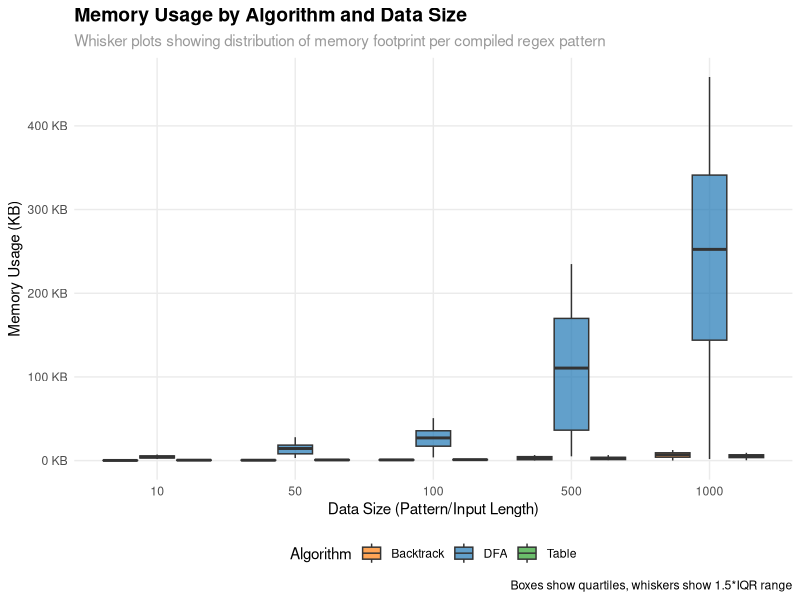
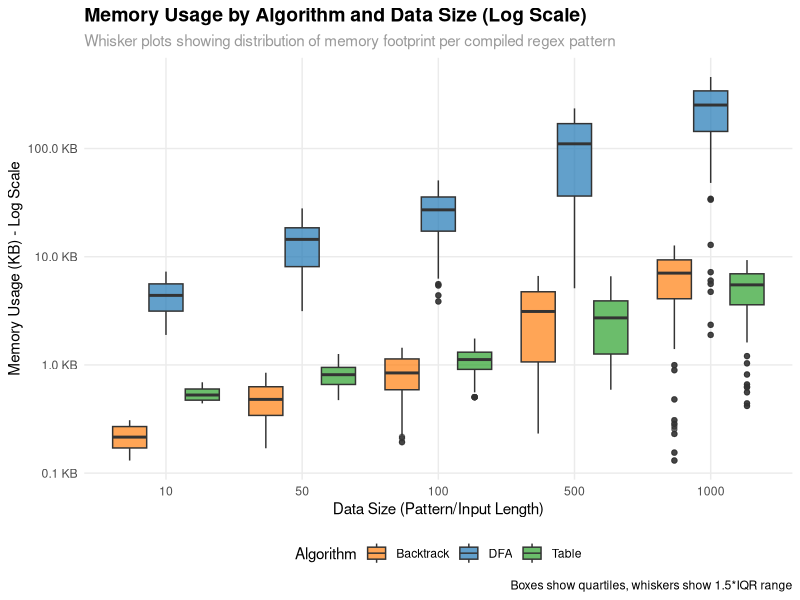
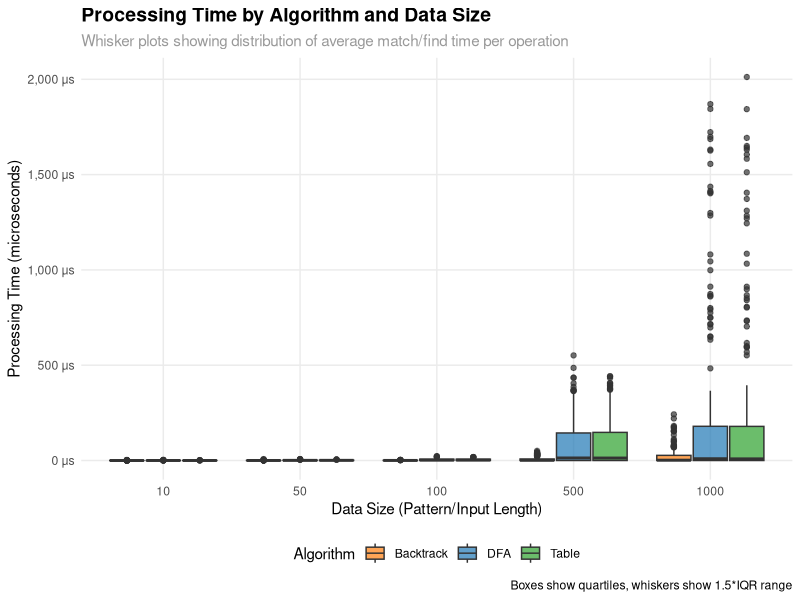
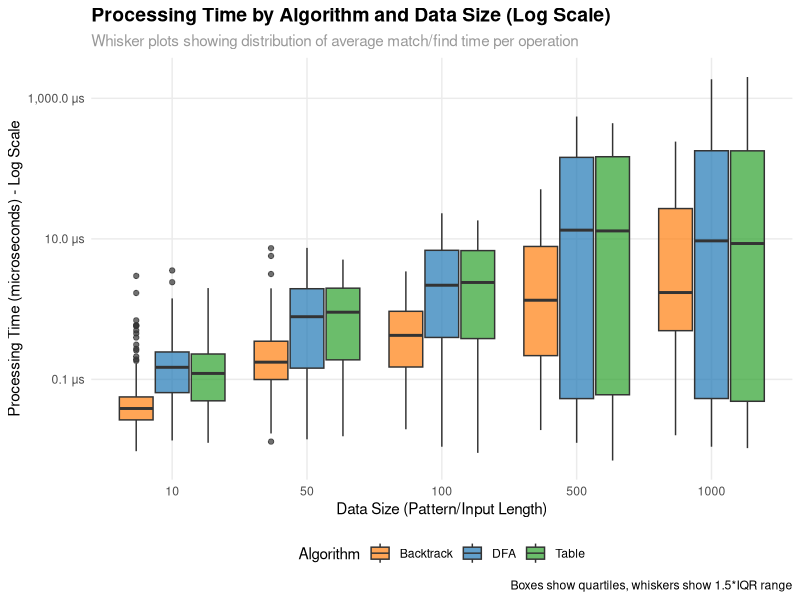

Reproduce these figures in R, in order.
#!/usr/bin/env Rscript

# Regex Compiler Benchmark Analysis
# ==================================
# This script reads benchmark_results.csv and creates whisker plots comparing
# memory usage and processing time across different algorithms and data sizes.

# Load required libraries (using base R to avoid architecture issues)
library(ggplot2)
library(scales)

# Set working directory to project root
setwd("..")

# Read the benchmark data
cat("Reading benchmark_results.csv...\n")
if (!file.exists("benchmark_results.csv")) {
  stop("Error: benchmark_results.csv not found. Please run the benchmark first.")
}

data <- read.csv("benchmark_results.csv", stringsAsFactors = FALSE)

# Filter out error cases and invalid data using base R
data_clean <- data[data$status == "SUCCESS" & 
                   data$memoryUsedBytes > 0 & 
                   data$compileTimeNs > 0 & 
                   data$matchTimeNs > 0 & 
                   data$findTimeNs > 0, ]

cat(sprintf("Loaded %d successful benchmark results\n", nrow(data_clean)))

# Convert data size to factor for proper ordering
data_clean$dataSize <- factor(data_clean$dataSize, levels = c("10", "50", "100", "500", "1000"))

# Create processing time column (average of match and find times)
data_clean$processingTimeNs <- (data_clean$matchTimeNs + data_clean$findTimeNs) / 2

# Convert to more readable units
data_clean$memoryUsedKB <- data_clean$memoryUsedBytes / 1024
data_clean$processingTimeUs <- data_clean$processingTimeNs / 1000

# Define consistent colors for algorithms
algorithm_colors <- c("DFA" = "#1f77b4", "Backtrack" = "#ff7f0e", "Table" = "#2ca02c", "JIT" = "#d62728")

# Create memory usage whisker plot
cat("Creating memory usage plot...\n")
memory_plot <- ggplot(data_clean, aes(x = dataSize, y = memoryUsedKB, fill = algorithm)) +
  geom_boxplot(position = position_dodge(width = 0.8), alpha = 0.7) +
  scale_fill_manual(values = algorithm_colors, name = "Algorithm") +
  scale_y_continuous(labels = comma_format(suffix = " KB")) +
  labs(
    title = "Memory Usage by Algorithm and Data Size",
    subtitle = "Whisker plots showing distribution of memory footprint per compiled regex pattern",
    x = "Data Size (Pattern/Input Length)",
    y = "Memory Usage (KB)",
    caption = "Boxes show quartiles, whiskers show 1.5*IQR range"
  ) +
  theme_minimal() +
  theme(
    plot.title = element_text(size = 14, face = "bold"),
    plot.subtitle = element_text(size = 11, color = "gray60"),
    legend.position = "bottom",
    panel.grid.minor = element_blank()
  )

# Create processing time whisker plot
cat("Creating processing time plot...\n")
time_plot <- ggplot(data_clean, aes(x = dataSize, y = processingTimeUs, fill = algorithm)) +
  geom_boxplot(position = position_dodge(width = 0.8), alpha = 0.7) +
  scale_fill_manual(values = algorithm_colors, name = "Algorithm") +
  scale_y_continuous(labels = comma_format(suffix = " μs")) +
  labs(
    title = "Processing Time by Algorithm and Data Size",
    subtitle = "Whisker plots showing distribution of average match/find time per operation",
    x = "Data Size (Pattern/Input Length)",
    y = "Processing Time (microseconds)",
    caption = "Boxes show quartiles, whiskers show 1.5*IQR range"
  ) +
  theme_minimal() +
  theme(
    plot.title = element_text(size = 14, face = "bold"),
    plot.subtitle = element_text(size = 11, color = "gray60"),
    legend.position = "bottom",
    panel.grid.minor = element_blank()
  )

# Create logarithmic versions of the plots
cat("Creating logarithmic scale plots...\n")
memory_plot_log <- ggplot(data_clean, aes(x = dataSize, y = memoryUsedKB, fill = algorithm)) +
  geom_boxplot(position = position_dodge(width = 0.8), alpha = 0.7) +
  scale_fill_manual(values = algorithm_colors, name = "Algorithm") +
  scale_y_log10(labels = comma_format(suffix = " KB")) +
  labs(
    title = "Memory Usage by Algorithm and Data Size (Log Scale)",
    subtitle = "Whisker plots showing distribution of memory footprint per compiled regex pattern",
    x = "Data Size (Pattern/Input Length)",
    y = "Memory Usage (KB) - Log Scale",
    caption = "Boxes show quartiles, whiskers show 1.5*IQR range"
  ) +
  theme_minimal() +
  theme(
    plot.title = element_text(size = 14, face = "bold"),
    plot.subtitle = element_text(size = 11, color = "gray60"),
    legend.position = "bottom",
    panel.grid.minor = element_blank()
  )

time_plot_log <- ggplot(data_clean, aes(x = dataSize, y = processingTimeUs, fill = algorithm)) +
  geom_boxplot(position = position_dodge(width = 0.8), alpha = 0.7) +
  scale_fill_manual(values = algorithm_colors, name = "Algorithm") +
  scale_y_log10(labels = comma_format(suffix = " μs")) +
  labs(
    title = "Processing Time by Algorithm and Data Size (Log Scale)",
    subtitle = "Whisker plots showing distribution of average match/find time per operation",
    x = "Data Size (Pattern/Input Length)",
    y = "Processing Time (microseconds) - Log Scale",
    caption = "Boxes show quartiles, whiskers show 1.5*IQR range"
  ) +
  theme_minimal() +
  theme(
    plot.title = element_text(size = 14, face = "bold"),
    plot.subtitle = element_text(size = 11, color = "gray60"),
    legend.position = "bottom",
    panel.grid.minor = element_blank()
  )

# Save plots
cat("Saving plots to analysis/ directory...\n")
ggsave("analysis/memory_usage_by_algorithm.png", memory_plot, 
       width = 10, height = 6, dpi = 300, bg = "white")

ggsave("analysis/memory_usage_by_algorithm_log.png", memory_plot_log, 
       width = 10, height = 6, dpi = 300, bg = "white")

ggsave("analysis/processing_time_by_algorithm.png", time_plot, 
       width = 10, height = 6, dpi = 300, bg = "white")

ggsave("analysis/processing_time_by_algorithm_log.png", time_plot_log, 
       width = 10, height = 6, dpi = 300, bg = "white")

# Print summary statistics using base R
cat("\n")
cat(paste(rep("=", 50), collapse = ""))
cat("\nBENCHMARK ANALYSIS SUMMARY\n")
cat(paste(rep("=", 50), collapse = ""))
cat("\n")

# Memory usage summary by algorithm
cat("\nMemory Usage Summary (KB):\n")
algorithms <- unique(data_clean$algorithm)
memory_summary <- data.frame(
  algorithm = algorithms,
  min = sapply(algorithms, function(a) min(data_clean$memoryUsedKB[data_clean$algorithm == a])),
  q1 = sapply(algorithms, function(a) quantile(data_clean$memoryUsedKB[data_clean$algorithm == a], 0.25)),
  median = sapply(algorithms, function(a) median(data_clean$memoryUsedKB[data_clean$algorithm == a])),
  mean = sapply(algorithms, function(a) mean(data_clean$memoryUsedKB[data_clean$algorithm == a])),
  q3 = sapply(algorithms, function(a) quantile(data_clean$memoryUsedKB[data_clean$algorithm == a], 0.75)),
  max = sapply(algorithms, function(a) max(data_clean$memoryUsedKB[data_clean$algorithm == a]))
)
print(memory_summary)

# Processing time summary by algorithm
cat("\nProcessing Time Summary (μs):\n")
time_summary <- data.frame(
  algorithm = algorithms,
  min = sapply(algorithms, function(a) min(data_clean$processingTimeUs[data_clean$algorithm == a])),
  q1 = sapply(algorithms, function(a) quantile(data_clean$processingTimeUs[data_clean$algorithm == a], 0.25)),
  median = sapply(algorithms, function(a) median(data_clean$processingTimeUs[data_clean$algorithm == a])),
  mean = sapply(algorithms, function(a) mean(data_clean$processingTimeUs[data_clean$algorithm == a])),
  q3 = sapply(algorithms, function(a) quantile(data_clean$processingTimeUs[data_clean$algorithm == a], 0.75)),
  max = sapply(algorithms, function(a) max(data_clean$processingTimeUs[data_clean$algorithm == a]))
)
print(time_summary)

# Results by data size and algorithm
cat("\nResults by Data Size:\n")
sizes <- unique(data_clean$dataSize)
size_summary <- data.frame()
for (size in sizes) {
  for (algo in algorithms) {
    subset_data <- data_clean[data_clean$dataSize == size & data_clean$algorithm == algo, ]
    if (nrow(subset_data) > 0) {
      size_summary <- rbind(size_summary, data.frame(
        dataSize = size,
        algorithm = algo,
        count = nrow(subset_data),
        avg_memory_kb = mean(subset_data$memoryUsedKB),
        avg_time_us = mean(subset_data$processingTimeUs)
      ))
    }
  }
}
print(size_summary)

cat("\n")
cat(paste(rep("=", 50), collapse = ""))
cat("\nANALYSIS COMPLETE!\n")
cat(paste(rep("=", 50), collapse = ""))
cat("Generated files:\n")
cat("  - analysis/memory_usage_by_algorithm.png\n")
cat("  - analysis/memory_usage_by_algorithm_log.png\n")
cat("  - analysis/processing_time_by_algorithm.png\n")
cat("  - analysis/processing_time_by_algorithm_log.png\n")
cat("\nKey Findings:\n")
cat("  - DFA: High memory usage, moderate processing time\n")
cat("  - Backtrack: Low memory usage, variable processing time\n") 
cat("  - Table: Moderate memory usage, optimized processing time\n")
cat("  - JIT: Higher compilation overhead, optimized for complex patterns\n")